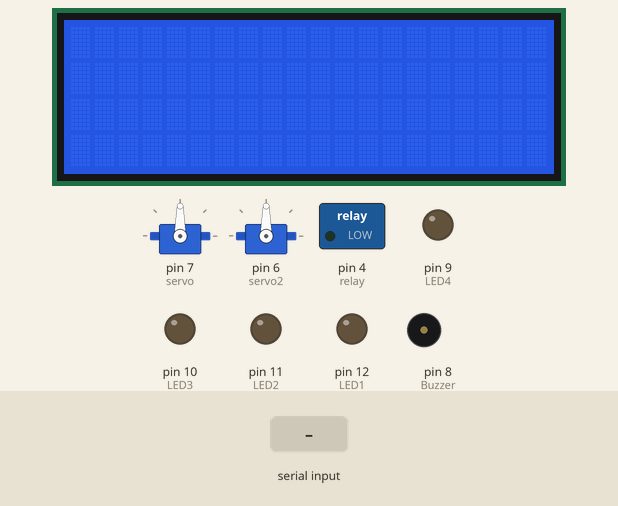
Simulated run of this sketch. Board: Arduino Uno, built with avr-gcc and run on an emulated ATmega328P. Parts: 20×4 character LCD, 2 × servo, switched loads named in the sketch (green lamp = pin HIGH), output pins drawn as LEDs (lit = HIGH), buzzer (waves = sounding). Inputs (shaded band) come from the test bench.

Above: at 1.2 s.
1.3 s: "k,45\n" received over Serial
At 1.7 s:
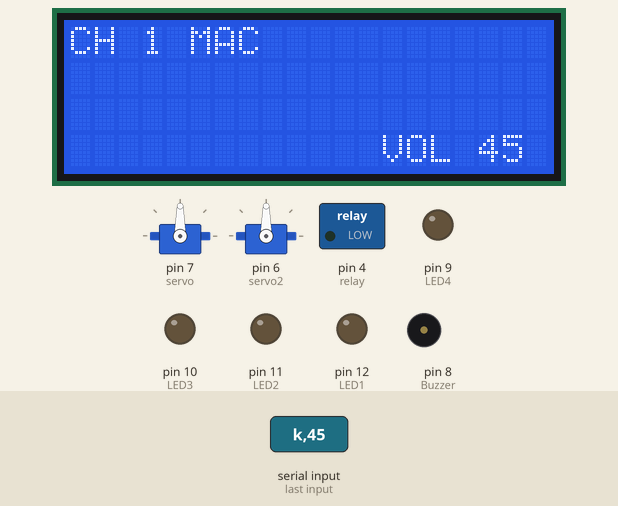
2.8 s: "n" received over Serial
At 3.3 s:
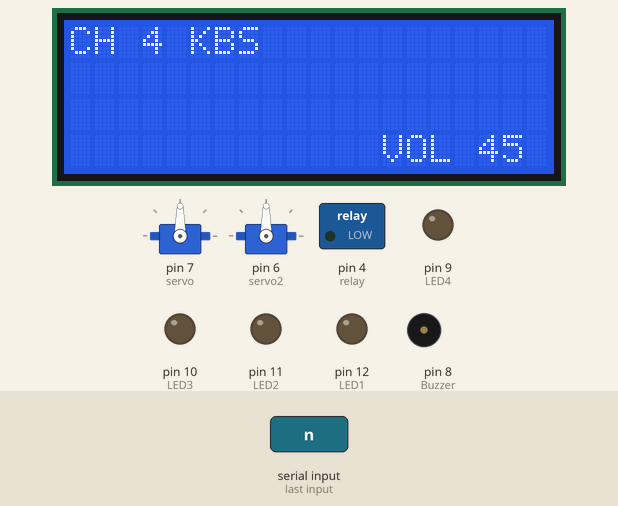
4.3 s: "o" received over Serial
At 5.5 s:
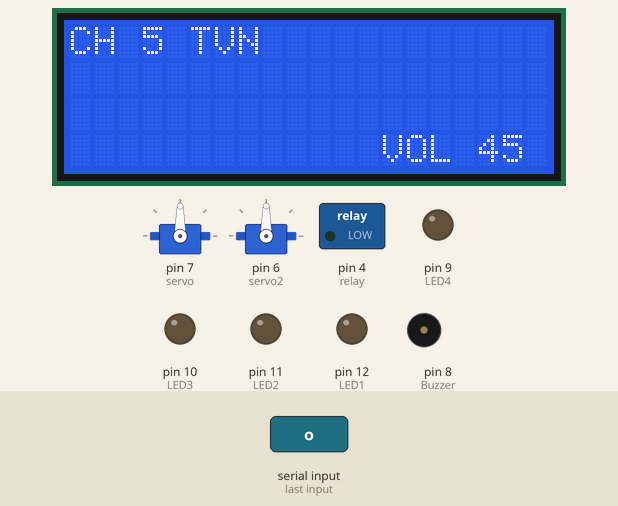
5.8 s: "l90\n" received over Serial
At 6.9 s:
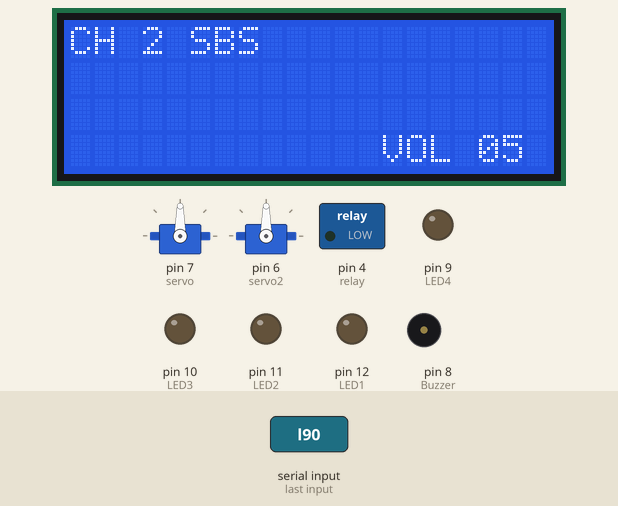
7.3 s: "m90\n" received over Serial
At 8.1 s:
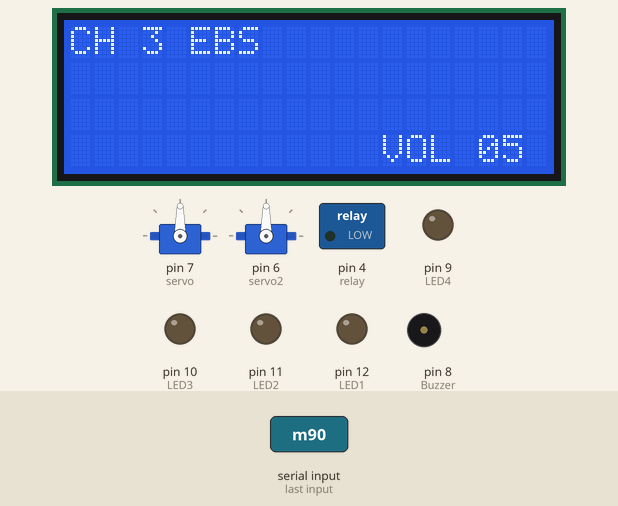
8.8 s: "a" received over Serial
At 10.0 s:
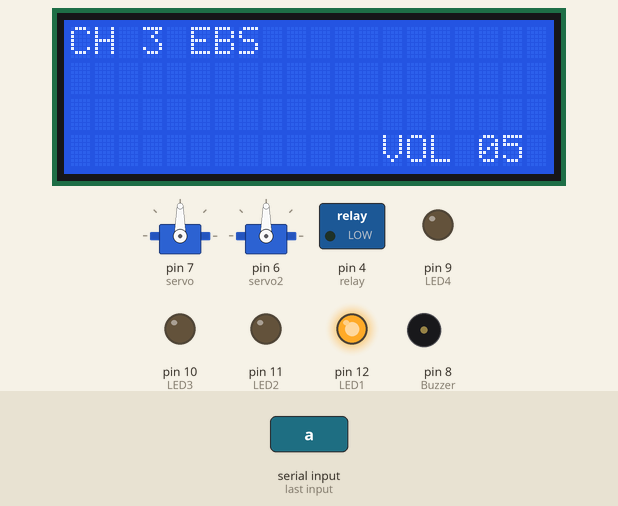
Timing chart, 0 to 11.3 s (numbered marks = the images above; inputs shaded):
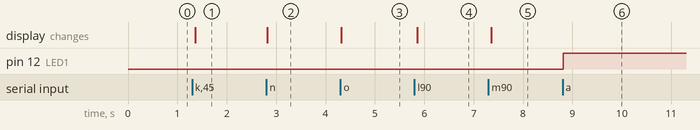

Measured:
- after the input at 1.3 s, the display: changes after 0.07 s (image 1)
- after the input at 2.8 s, the display: changes at once (image 2)
- after the input at 4.3 s, the display: changes at once (image 3)
- after the input at 5.8 s, the display: changes after 0.05 s (image 4)
- after the input at 7.3 s, the display: changes after 0.05 s (image 5)
- after the input at 8.8 s, pin 12 (LED1): LOW → HIGH at once

The sketch:

sketch_nov27a.ino
```cpp
int relay = 4;
int LED1 = 12;
int LED2 = 11;
int LED3 = 10;
int LED4 = 9;
int Buzzer = 8;
String command = "";
#include <Wire.h>                     // i2C 통신을 위한 라이브러리
#include <LiquidCrystal_I2C.h>        // LCD 2004 I2C용 라이브러리
LiquidCrystal_I2C lcd(0x27,20,4);     // 접근주소: 0x3F or 0x27
#include<Servo.h> //Servo 라이브러리를 추가
Servo servo;      //Servo 클래스로 servo객체 생성
Servo servo2;

char Ard1[5] = {0};
char check[1];
char check2[1];
int value_1 = 0;
String ill = "";
int value = 0;    // 각도를 조절할 변수 value
int value2 = 0;

void setup()
{
  Serial.begin(115200);
  lcd.init();
  lcd.backlight();
  pinMode(LED1, OUTPUT);
  pinMode(LED2, OUTPUT);
  pinMode(LED3, OUTPUT);
  pinMode(LED4, OUTPUT);
  pinMode(relay, OUTPUT);
  pinMode(Buzzer, OUTPUT);
  servo.attach(7);
  servo2.attach(6);
}

 String read_serial()
{
  String str = "";

while(Serial.available())
{
    char ch = Serial.read();
    str.concat(ch);
    delay(10);
}

  return str;
}

void loop()
{
  // lcd 출력 데이터 입력 받기
  String str = read_serial();
  str.substring(1,2).toCharArray(check2, 2);

    if (check2[0] == 'p') { lcd.backlight();  }
    if (check2[0] == 'q') { lcd.noBacklight(); }

  str.substring(0,1).toCharArray(check, 2);

    if (check[0] == 'k')
    {
      command = "CH 1 MAC";
      lcd.setCursor(0, 0);
      lcd.print(command);

      if (str.length() >= 2)
      {
        str.substring(2, 5).toCharArray(Ard1, 5);
        value_1 = atoi(Ard1);
        ill = String(value_1);
        lcd.setCursor(13, 3);
        lcd.print("VOL");
        lcd.setCursor(17, 3);
        lcd.print(ill);

        if (value_1 > 0)
            tone(Buzzer, 200 + value_1 , 6);
        }
    }


    else if (check[0] == 'l')
    {
      command = "CH 2 SBS";
 //     lcd.init();
      lcd.setCursor(0, 0);
      lcd.print(command);

      if (str.length() >= 2)
      {
        str.substring(2, 5).toCharArray(Ard1, 5);
        value_1 = atoi(Ard1);
        ill = String(value_1);
        lcd.setCursor(13, 3);
        lcd.print("VOL");
        lcd.setCursor(17, 3);
        lcd.print(ill);
        if (value_1 > 0)
          tone(Buzzer, 200 + value_1 , 6);
    }
    }

    else if (check[0] == 'm')
    {
      command = "CH 3 EBS";
 //     lcd.init();
      lcd.setCursor(0, 0);
      lcd.print(command);

      if (str.length() >= 2)
      {
        str.substring(2, 5).toCharArray(Ard1, 5);
        value_1 = atoi(Ard1);
        ill = String(value_1);
        lcd.setCursor(13, 3);
        lcd.print("VOL");
        lcd.setCursor(17, 3);
        lcd.print(ill);
        if (value_1 > 0)
          tone(Buzzer, 200 + value_1 , 6);
    }
    }

    else if (check[0] == 'n')
    {
      command = "CH 4 KBS";
 //     lcd.init();
      lcd.setCursor(0, 0);
      lcd.print(command);

      if (str.length() >= 2)
      {
        str.substring(2, 5).toCharArray(Ard1, 5);
        value_1 = atoi(Ard1);
        ill = String(value_1);
        lcd.setCursor(13, 3);
        lcd.print("VOL");
        lcd.setCursor(17, 3);
        lcd.print(ill);
        if (value_1 > 0)
          tone(Buzzer, 200 + value_1 , 6);
    }
    }
    else if (check[0] == 'o')
    {
      command = "CH 5 TVN";
 //     lcd.init();
      lcd.setCursor(0, 0);
      lcd.print(command);

      if (str.length() >= 2)
      {
        str.substring(2, 5).toCharArray(Ard1, 5);
        value_1 = atoi(Ard1);
        ill = String(value_1);
        lcd.setCursor(13, 3);
        lcd.print("VOL");
        lcd.setCursor(17, 3);
        lcd.print(ill);
        if (value_1 > 0)
          tone(Buzzer, 200 + value_1 , 6);
    }
    }

    else if (str == "a") { digitalWrite(LED1, HIGH); }
    else if (str == "b") { digitalWrite(LED1, LOW); }
    else if (str == "c") { digitalWrite(LED2, HIGH); }
    else if (str == "d") { digitalWrite(LED2, LOW); }
    else if (str == "e") { digitalWrite(LED3, HIGH); }
    else if (str == "f") { digitalWrite(LED3, LOW); }
    else if (str == "g") { digitalWrite(LED4, HIGH); }
    else if (str == "h") { digitalWrite(LED4, LOW); }
    else if (str == "i") { digitalWrite(relay, HIGH); }
    else if (str == "j") { digitalWrite(relay, LOW); }
    else if (str == "t")  // 닫힘
    {
      value = 0;
      servo.write(value);
    }
    else if (str == "s")  // 열림
    {
      value = 100;
      servo.write(value);
    }
    else if (str == "v")  // 닫힘
    {
      value2 = 0;
      servo2.write(value2);
    }
    else if (str == "u")  // 열림
    {
      value2 = 100;
      servo2.write(value2);
    }

}


 /* digitalWrite(relay, HIGH);
  8delay(5000);
  digitalWrite(relay, LOW);
  delay(3000);
 */
```
